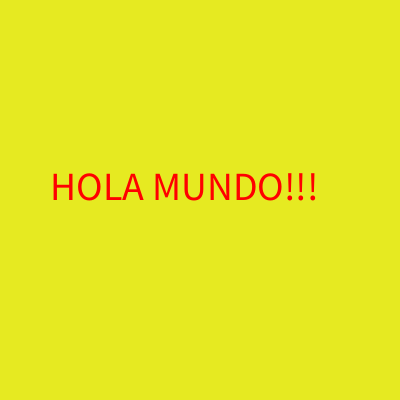
Frame 1 (no input)
Frame 60 (the mouse pressed at the canvas centre just before this capture): identical to frame 1, image omitted
Frame 120 (the mouse held since frame 60 and released just before this capture): identical to frame 1, image omitted

The Processing sketch that drew this single still picture (run headless with seeded random() and noise(); from frame 60 on, the mouse is pressed at the canvas centre):

// Processing sketch: dibujo_4
// ── dibujo_4.pde
void setup(){
  size(400,400);
}

void draw(){
  background(#E6EA21);
  textSize(40);
  fill(255,0,0);
  text("HOLA MUNDO!!!", 50, 200);
}
